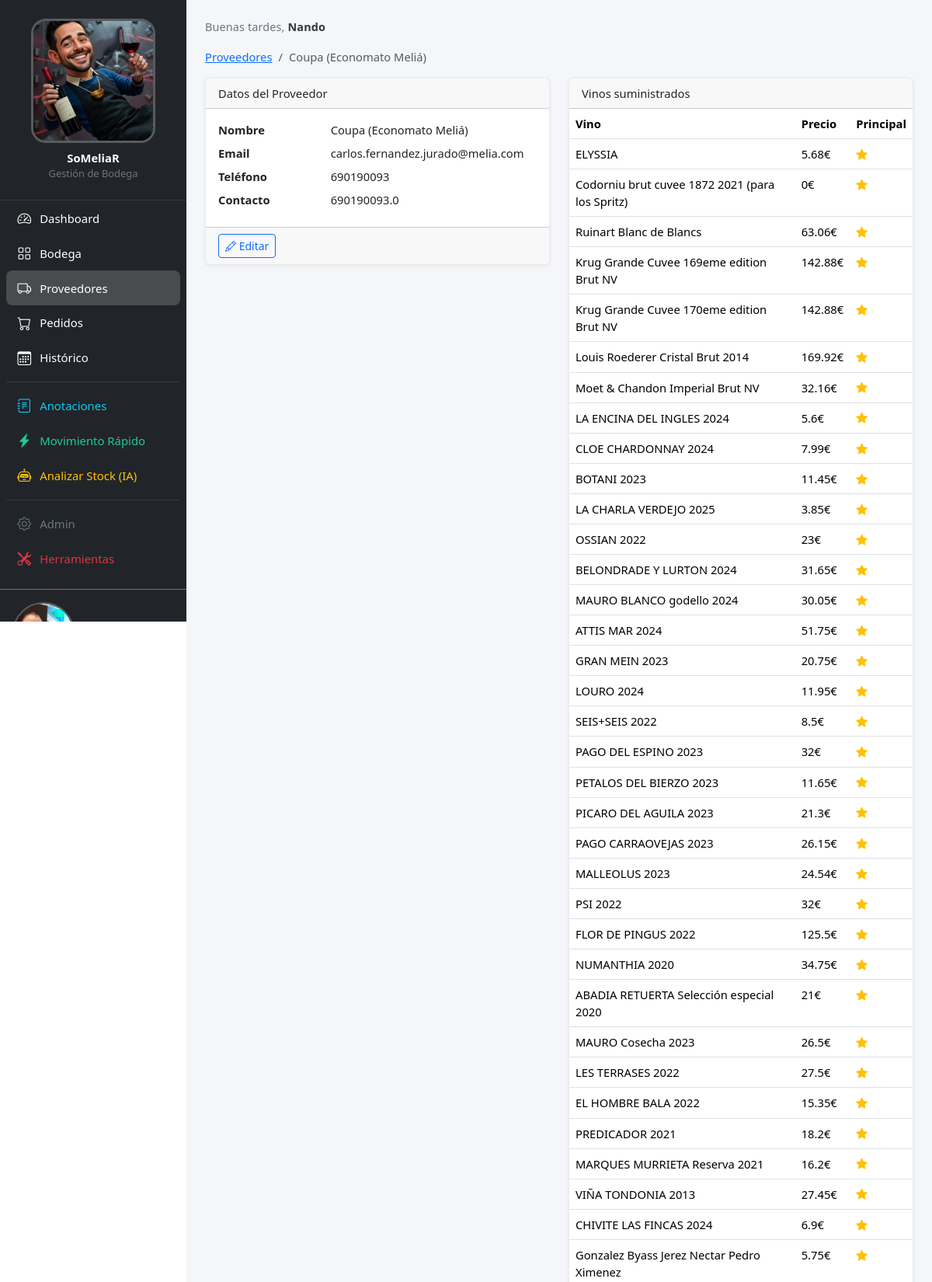
Page /proveedores/105/ (signed in, upper part) on the committed database.
### core/models.py (models this page shows, shortened)
class Configuracion(models.Model):
    logo = models.ImageField(upload_to="config/", blank=True,
                             help_text="Logo del sidebar (cuadrado, mín. 200×200px)")
    login_imagen = models.ImageField(upload_to="config/", blank=True,
                                     help_text="Foto de la pantalla de login")
    class Meta:
        verbose_name = "configuración"
    @classmethod
    def get(cls):
        obj, _ = cls.objects.get_or_create(pk=1)
        return obj

class PerfilUsuario(models.Model):
    user = models.OneToOneField(User, on_delete=models.CASCADE, related_name="perfil")
    avatar = models.ImageField(upload_to="avatares/", blank=True)

### proveedores/models.py (models this page shows, shortened)
class Proveedor(models.Model):
    nombre = models.CharField(max_length=200)
    email = models.EmailField()
    telefono = models.CharField(max_length=30, blank=True)
    contacto = models.CharField(
        "persona de contacto", max_length=200, blank=True
    )
    notas = models.TextField(blank=True)
    activo = models.BooleanField(default=True)
    class Meta:
        ordering = ["nombre"]
        verbose_name = "proveedor"
        verbose_name_plural = "proveedores"
    def __str__(self):
        return self.nombre

class VinoProveedor(models.Model):
    vino = models.ForeignKey(
        "bodega.Vino", on_delete=models.CASCADE, related_name="vino_proveedores"
    )
    proveedor = models.ForeignKey(
        Proveedor, on_delete=models.CASCADE, related_name="vinos"
    )
    referencia = models.CharField(max_length=100, blank=True)
    precio = models.DecimalField(max_digits=8, decimal_places=2)
    es_principal = models.BooleanField(default=False)
    class Meta:
        verbose_name = "vino-proveedor"
        verbose_name_plural = "vinos-proveedores"
        unique_together = ["vino", "proveedor"]

### bodega/models.py (models this page shows, shortened)
class Vino(models.Model):
    class Familia(models.TextChoices):
        ESPUMOSO_NAC = "espumoso_nac", "Burbujas Nacional"
        CHAMPAGNE = "champagne", "Champagne"
        ESPUMOSO_INT = "espumoso_int", "Burbujas Internacional (Otros)"
        BLANCO_NAC = "blanco_nac", "Blanco Nacional"
        BLANCO_INT = "blanco_int", "Blanco Internacional"
        TINTO_NAC = "tinto_nac", "Tinto Nacional"
        TINTO_INT = "tinto_int", "Tinto Internacional"
        GRANDES_TINTOS = "grandes_tintos", "Grandes Vinos Tintos"
        ROSADO = "rosado", "Rosado"
        DULCE = "dulce", "Dulce"
        GENEROSO = "generoso", "Generoso"
        FUERA_CARTA = "fuera_carta", "Fuera de Carta"
        PROPIEDAD = "propiedad", "Vinos de Propiedad"
    nombre = models.CharField(max_length=200)
    bodega_nombre = models.CharField("bodega", max_length=200, blank=True)
    anada = models.PositiveIntegerField("añada", null=True, blank=True)
    familia = models.CharField(max_length=20, choices=Familia.choices)
    azucar = models.CharField(
        "tipo/azúcar", max_length=100, blank=True,
        help_text="Ej: Brut, Brut Nature, Extra Brut, Rosado..."
    )
    denominacion_origen = models.CharField(
        "denominación de origen", max_length=200, blank=True
    )
    variedades = models.CharField(
        "variedades de uva", max_length=300, blank=True
    )
    precio_coste = models.DecimalField(max_digits=8, decimal_places=2, default=0)
    precio_carta = models.DecimalField(max_digits=8, decimal_places=2, default=0)
    es_copa = models.BooleanField("se vende por copas", default=False)
    precio_copa = models.DecimalField(
        "precio copa en carta", max_digits=8, decimal_places=2, default=0
    )
    via_coupa = models.BooleanField(
        "se pide por Coupa", default=False,
        help_text="Si True, se pide por el sistema corporativo Meliá."
    )
    en_canitas = models.BooleanField("Cañitas", default=False)
    en_ene = models.BooleanField("EÑE", default=False)
    en_pool = models.BooleanField("Pool", default=False)
    etiquetas = models.ManyToManyField(
        Etiqueta, blank=True, related_name="vinos", verbose_name="etiquetas"
    )
    imagen = models.ImageField(
        upload_to="vinos/", blank=True,
        help_text="Foto de la etiqueta o botella."
    )
    descripcion_ia = models.TextField(blank=True)
    notas = models.TextField(blank=True)
    activo = models.BooleanField(default=True, db_index=True)
    created = models.DateTimeField(auto_now_add=True)
    updated = models.DateTimeField(auto_now=True)
    class Meta:
        ordering = ["familia", "nombre"]
        verbose_name = "vino"
        verbose_name_plural = "vinos"
    def __str__(self):
        txt = self.nombre
        if self.anada:
            txt += f" {self.anada}"
        return txt

### proveedores/views.py (the view)
# urls.py: path("<int:pk>/", views.proveedor_detail, name="proveedor_detail"),
@login_required
def proveedor_detail(request, pk):
    proveedor = get_object_or_404(Proveedor, pk=pk)
    return render(request, "proveedores/proveedor_detail.html", {"proveedor": proveedor})

### core/context_processors.py (called while the page is built)
def app_config(request):
    config = Configuracion.get()
    perfil = None
    if request.user.is_authenticated:
        perfil, _ = PerfilUsuario.objects.get_or_create(user=request.user)
    return {"app_config": config, "user_perfil": perfil}

### core/templatetags/fmt_filters.py (called while the page is built)
@register.filter(name="fmt_num")
def fmt_num(value):
    try:
        return f"{float(value):.2f}".rstrip("0").rstrip(".")
    except (TypeError, ValueError):
        return value

### templates/proveedores/proveedor_detail.html (shortened to what this page needs)
{% extends 'base.html' %}
{% load fmt_filters %}
{% block content %}
<nav aria-label="breadcrumb">
    <ol class="breadcrumb">
        <li class="breadcrumb-item"><a href="{% url 'proveedores:proveedor_list' %}">Proveedores</a></li>
        <li class="breadcrumb-item active">{{ proveedor }}</li>
    </ol>
</nav>
<div class="row">
    <div class="col-md-6">
        <div class="card">
            <div class="card-header">Datos del Proveedor</div>
            <div class="card-body">
                <dl class="row mb-0">
                    <dt class="col-sm-4">Nombre</dt>
                    <dd class="col-sm-8">{{ proveedor.nombre }}</dd>
                    <dt class="col-sm-4">Email</dt>
                    <dd class="col-sm-8">{{ proveedor.email }}</dd>
                    <dt class="col-sm-4">Teléfono</dt>
                    <dd class="col-sm-8">{{ proveedor.telefono|default:"-" }}</dd>
                    <dt class="col-sm-4">Contacto</dt>
                    <dd class="col-sm-8">{{ proveedor.contacto|default:"-" }}</dd>
                </dl>
            </div>
            <div class="card-footer">
                <a href="{% url 'proveedores:proveedor_edit' proveedor.pk %}" class="btn btn-sm btn-outline-primary">
                    <i class="bi bi-pencil"></i> Editar
                </a>
            </div>
        </div>
    </div>
    <div class="col-md-6">
        <div class="card">
            <div class="card-header">Vinos suministrados</div>
            <div class="card-body p-0">
                <table class="table table-hover mb-0">
                    <thead>
                        <tr><th>Vino</th><th>Precio</th><th>Principal</th></tr>
                    </thead>
                    <tbody>
                        {% for vp in proveedor.vinos.all %}
                        <tr>
                            <td>{{ vp.vino }}</td>
                            <td>{{ vp.precio|fmt_num }}€</td>
                            <td>{% if vp.es_principal %}<i class="bi bi-star-fill text-warning"></i>{% endif %}</td>
                        </tr>
                        {% empty %}
                        <tr><td colspan="3" class="text-muted">Sin vinos asignados.</td></tr>
                        {% endfor %}
                    </tbody>
                </table>
            </div>
        </div>
    </div>
</div>
{% endblock %}

### templates/base.html (shortened to what this page needs)
<!DOCTYPE html>
<html lang="es">
<head>
    <link href="https://cdn.jsdelivr.net/npm/bootstrap@5.3.3/dist/css/bootstrap.min.css" rel="stylesheet">
    <link href="https://cdn.jsdelivr.net/npm/bootstrap-icons@1.11.3/font/bootstrap-icons.min.css" rel="stylesheet">
    {% load static %}
    <link rel="stylesheet" href="{% static 'css/layout.css' %}">
</head>
<body>
    <div class="app-wrapper">
        <nav id="sidebar" class="offcanvas-lg offcanvas-start sidebar-nav bg-dark text-white" tabindex="-1"
            aria-labelledby="sidebarLabel">
            <div class="offcanvas-body sidebar-body">
                <div class="sidebar-brand d-none d-lg-flex flex-column align-items-center py-4 px-3">
                    {% if app_config.logo %}
                    <img src="{{ app_config.logo.url }}" alt="SoMeliaR" class="sidebar-logo mb-2">
                    {% else %}
                    <img src="{% static 'img/logo_cayetano.jpeg' %}" alt="SoMeliaR" class="sidebar-logo mb-2">
                    {% endif %}
                    <div class="fw-bold text-white">SoMeliaR</div>
                    <small class="text-secondary">Gestión de Bodega</small>
                </div>
                <ul class="nav flex-column px-2 pb-3">
                    <li class="nav-item">
                        <a class="nav-link sidebar-link text-white" href="{% url 'core:dashboard' %}">
                            <i class="bi bi-speedometer2"></i><span>Dashboard</span>
                        </a>
                    </li>
                    <li class="nav-item">
                        <a class="nav-link sidebar-link text-white" href="{% url 'bodega:vino_list' %}">
                            <i class="bi bi-grid"></i><span>Bodega</span>
                        </a>
                    </li>
                    <li class="nav-item">
                        <a class="nav-link sidebar-link text-white" href="{% url 'proveedores:proveedor_list' %}">
                            <i class="bi bi-truck"></i><span>Proveedores</span>
                        </a>
                    </li>
                    <li class="nav-item">
                        <a class="nav-link sidebar-link text-white" href="{% url 'pedidos:pedido_list' %}">
                            <i class="bi bi-cart"></i><span>Pedidos</span>
                        </a>
                    </li>
                    <li class="nav-item">
                        <a class="nav-link sidebar-link text-white" href="{% url 'pedidos:pedido_historico' %}">
                            <i class="bi bi-calendar3"></i><span>Histórico</span>
                        </a>
                    </li>
                    <li class="nav-item sidebar-divider">
                        <a class="nav-link sidebar-link text-info" href="{% url 'core:anotaciones' %}">
                            <i class="bi bi-journal-text"></i><span>Anotaciones</span>
                        </a>
                    </li>
                    <li class="nav-item">
                        <a class="nav-link sidebar-link sidebar-link--success"
                            href="{% url 'bodega:movimiento_rapido' %}">
                            <i class="bi bi-lightning-charge-fill"></i><span>Movimiento Rápido</span>
                        </a>
                    </li>
                    <li class="nav-item">
                        <a class="nav-link sidebar-link sidebar-link--warning"
                            href="{% url 'pedidos:analizar_stock' %}">
                            <i class="bi bi-robot"></i><span>Analizar Stock (IA)</span>
                        </a>
                    </li>
                    <li class="nav-item sidebar-divider">
                        <a class="nav-link sidebar-link text-secondary" href="{% url 'admin:index' %}">
                            <i class="bi bi-gear"></i><span>Admin</span>
                        </a>
                    </li>
                    {% if request.user.is_superuser %}
                    <li class="nav-item">
                        <a class="nav-link sidebar-link text-danger" href="{% url 'core:herramientas' %}">
                            <i class="bi bi-tools"></i><span>Herramientas</span>
                        </a>
                    </li>
                    {% endif %}
                </ul>
                <div class="px-3 pb-3 mt-auto border-top border-secondary pt-3">
                    <a href="{% url 'core:perfil' %}" class="d-flex align-items-center gap-2 mb-2 text-decoration-none"
                        style="min-width:0;">
                        {% if user_perfil and user_perfil.avatar %}
                        <img src="{{ user_perfil.avatar.url }}" alt="" class="sidebar-user-avatar"
                             onerror="this.style.display='none';this.nextElementSibling.style.display='flex'">
                        {% endif %}
                    </a>
                </div>
            </div>
        </nav>
        <main class="app-main">
            <div class="app-greeting" id="app-greeting">
                <span id="greeting-text"></span><strong
                    id="greeting-name">{{request.user.get_full_name|default:request.user.username }}</strong>
            </div>
            {% block content %}{% endblock %}
        </main>
    </div>
</body>
</html>

### static/css/layout.css (style rules this page uses)
:root { --sidebar-width: 270px; --topbar-height: 56px; --sidebar-bg: #212529; --sidebar-border: rgba(255, 255, 255, 0.1); --link-hover-bg: rgba(255, 255, 255, 0.1); --link-active-bg: rgba(255, 255, 255, 0.18); --link-success-hover: rgba(25, 135, 84, 0.18); --link-warning-hover: rgba(255, 193, 7, 0.18); }
body { font-size: 0.92rem; }
.app-wrapper { display: flex; min-height: 100vh; }
#sidebar { --bs-offcanvas-width: var(--sidebar-width); }
@media (min-width: 992px) { #sidebar { background-color: var(--sidebar-bg) !important; width: var(--sidebar-width); flex-shrink: 0; position: sticky; top: 0; height: 100vh; display: flex !important; flex-direction: column; overflow: hidden; } }
@media (min-width: 992px) { #sidebar .sidebar-body { display: flex !important; flex-direction: column; flex: 1 1 auto; overflow-y: auto; padding: 0 !important; scrollbar-width: thin; scrollbar-color: rgba(255, 255, 255, 0.2) transparent; } }
.sidebar-logo { width: 200px; height: 200px; object-fit: cover; border-radius: 12%; border: 3px solid rgba(255, 255, 255, 0.25); }
@media (min-width: 992px) and (max-width: 1399.98px) { .sidebar-logo { width: 160px; height: 160px; } }
.sidebar-brand { border-bottom: 1px solid var(--sidebar-border); flex-shrink: 0; }
#sidebar .sidebar-link { display: flex; align-items: center; gap: 0.65rem; padding: 0.58rem 0.85rem; border-radius: 0.5rem; white-space: nowrap; font-size: 0.93rem; text-decoration: none; transition: background-color 0.15s ease; }
#sidebar .sidebar-link i { font-size: 1.1rem; flex-shrink: 0; width: 1.2rem; text-align: center; }
#sidebar .sidebar-link.active { background-color: var(--link-active-bg); font-weight: 500; }
#sidebar .sidebar-link--success { color: #20c997 !important; }
#sidebar .sidebar-link--warning { color: #ffc107 !important; }
.sidebar-divider { margin-top: 0.5rem; padding-top: 0.5rem; border-top: 1px solid var(--sidebar-border); }
.app-main { flex: 1 1 0; min-width: 0; padding: 1rem; background: #f4f6f9; min-height: 100vh; }
@media (min-width: 480px) { .app-main { padding: 1.25rem; } }
@media (min-width: 576px) { .app-main { padding: 1.5rem; } }
@media (min-width: 992px) { .app-main { padding: 2rem; } }
.card { box-shadow: 0 1px 4px rgba(0, 0, 0, 0.08); border-color: rgba(0, 0, 0, 0.08); }
.card-body.p-0 { overflow-x: auto; -webkit-overflow-scrolling: touch; }
@media (min-width: 992px) and (max-width: 1399.98px) { :root { --sidebar-width: 240px; } }
@media (min-width: 992px) and (max-width: 1399.98px) { .app-main { padding: 1.5rem; } }
.app-greeting { font-size: 0.9rem; color: #6c757d; margin-bottom: 1rem; letter-spacing: 0.01em; }
.app-greeting strong { color: #343a40; font-weight: 600; }
.sidebar-user-avatar { width: 80px; height: 80px; border-radius: 50%; object-fit: cover; flex-shrink: 0; border: 2px solid rgba(255, 255, 255, 0.25); }

### rows in the picture
Configuracion: logo (picture)
PerfilUsuario: avatar (picture)
Proveedor: nombre "Coupa (Economato Meliá)", email "carlos.fernandez.jurado@melia.com", telefono "690190093", contacto "690190093.0"
VinoProveedor: vino "ELYSSIA", precio|fmt_num "5.68", es_principal True (drawn)
VinoProveedor: vino "Codorniu brut cuvee 1872 2021 (para los Spritz)", precio|fmt_num "0", es_principal True (drawn)
VinoProveedor: vino "Ruinart Blanc de Blancs", precio|fmt_num "63.06", es_principal True (drawn)
VinoProveedor: vino "Krug Grande Cuvee 169eme edition Brut NV", precio|fmt_num "142.88", es_principal True (drawn)
VinoProveedor: vino "Krug Grande Cuvee 170eme edition Brut NV", precio|fmt_num "142.88", es_principal True (drawn)
VinoProveedor: vino "Louis Roederer Cristal Brut 2014", precio|fmt_num "169.92", es_principal True (drawn)
VinoProveedor: vino "Moet & Chandon Imperial Brut NV", precio|fmt_num "32.16", es_principal True (drawn)
VinoProveedor: vino "LA ENCINA DEL INGLES 2024", precio|fmt_num "5.6", es_principal True (drawn)
VinoProveedor: vino "CLOE CHARDONNAY 2024", precio|fmt_num "7.99", es_principal True (drawn)
VinoProveedor: vino "BOTANI 2023", precio|fmt_num "11.45", es_principal True (drawn)
VinoProveedor: vino "LA CHARLA VERDEJO 2025", precio|fmt_num "3.85", es_principal True (drawn)
VinoProveedor: vino "OSSIAN 2022", precio|fmt_num "23", es_principal True (drawn)
VinoProveedor: vino "BELONDRADE Y LURTON 2024", precio|fmt_num "31.65", es_principal True (drawn)
VinoProveedor: vino "MAURO BLANCO godello 2024", precio|fmt_num "30.05", es_principal True (drawn)
VinoProveedor: vino "ATTIS MAR 2024", precio|fmt_num "51.75", es_principal True (drawn)
VinoProveedor: vino "GRAN MEIN 2023", precio|fmt_num "20.75", es_principal True (drawn)
VinoProveedor: vino "LOURO 2024", precio|fmt_num "11.95", es_principal True (drawn)
VinoProveedor: vino "SEIS+SEIS 2022", precio|fmt_num "8.5", es_principal True (drawn)
VinoProveedor: vino "PAGO DEL ESPINO 2023", precio|fmt_num "32", es_principal True (drawn)
VinoProveedor: vino "PETALOS DEL BIERZO 2023", precio|fmt_num "11.65", es_principal True (drawn)
VinoProveedor: vino "PICARO DEL AGUILA 2023", precio|fmt_num "21.3", es_principal True (drawn)
VinoProveedor: vino "PAGO CARRAOVEJAS 2023", precio|fmt_num "26.15", es_principal True (drawn)
VinoProveedor: vino "MALLEOLUS 2023", precio|fmt_num "24.54", es_principal True (drawn)
VinoProveedor: vino "PSI 2022", precio|fmt_num "32", es_principal True (drawn)
VinoProveedor: vino "FLOR DE PINGUS 2022", precio|fmt_num "125.5", es_principal True (drawn)
VinoProveedor: vino "NUMANTHIA 2020", precio|fmt_num "34.75", es_principal True (drawn)
VinoProveedor: vino "ABADIA RETUERTA Selección especial 2020", precio|fmt_num "21", es_principal True (drawn)
VinoProveedor: vino "MAURO Cosecha 2023", precio|fmt_num "26.5", es_principal True (drawn)
VinoProveedor: vino "LES TERRASES 2022", precio|fmt_num "27.5", es_principal True (drawn)
VinoProveedor: vino "EL HOMBRE BALA 2022", precio|fmt_num "15.35", es_principal True (drawn)
VinoProveedor: vino "PREDICADOR 2021", precio|fmt_num "18.2", es_principal True (drawn)
VinoProveedor: vino "MARQUES MURRIETA Reserva 2021", precio|fmt_num "16.2", es_principal True (drawn)
VinoProveedor: vino "VIÑA TONDONIA 2013", precio|fmt_num "27.45", es_principal True (drawn)
VinoProveedor: vino "CHIVITE LAS FINCAS 2024", precio|fmt_num "6.9", es_principal True (drawn)
VinoProveedor: vino "Gonzalez Byass Jerez Nectar Pedro Ximenez", precio|fmt_num "5.75", es_principal True (drawn)

### other values in the picture
{{ request.user.get_full_name|default:request.user.username }} "Nando"
